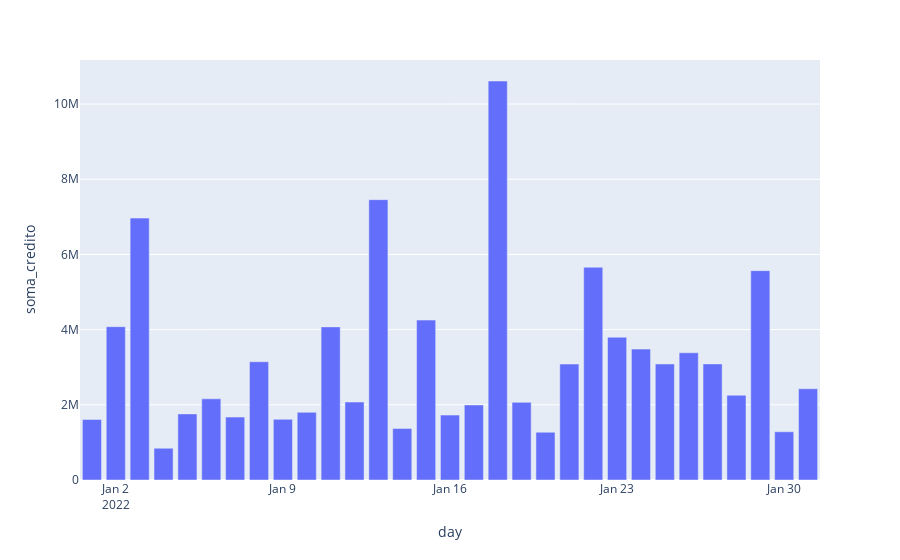

This figure's notebook cell:
### Code cell
#plot = sns.barplot(data = df, x = 'day', y = 'soma_credito')
#rotate = plt.xticks(rotation=45)
fig = px.bar(df, x = 'day', y = 'soma_credito')
fig.show()

### Figure 1 — Plotly figure (JSON) as saved in the notebook; plotly's stock layout.template omitted (floating-point values rounded to 4 significant figures)
{"data": [{"alignmentgroup": "True", "hovertemplate": "day=%{x}<br>soma_credito=%{y}<extra></extra>", "legendgroup": "", "marker": {"color": "#636efa", "pattern": {"shape": ""}}, "name": "", "offsetgroup": "", "orientation": "v", "showlegend": false, "textposition": "auto", "type": "bar", "x": ["2022-01-01", "2022-01-02", "2022-01-03", "2022-01-04", "2022-01-05", "2022-01-06", "2022-01-07", "2022-01-08", "2022-01-09", "2022-01-10", "2022-01-11", "2022-01-12", "2022-01-13", "2022-01-14", "2022-01-15", "2022-01-16", "2022-01-17", "2022-01-18", "2022-01-19", "2022-01-20", "2022-01-21", "2022-01-22", "2022-01-23", "2022-01-24", "2022-01-25", "2022-01-26", "2022-01-27", "2022-01-28", "2022-01-29", "2022-01-30", "2022-01-31"], "xaxis": "x", "y": [1610289, 4078285, 6966696, 844524, 1758265, 2159101, 1673704, 3145532, 1614016, 1799829, 4072640, 2073952, 7457160, 1369384, 4253768, 1726943, 1996821, 10613363, 2065893, 1270421, 3083605, 5659400, 3797301, 3481354, 3085913, 3384301, 3088155, 2253628, 5568600, 1283824, 2426672], "yaxis": "y"}], "layout": {"autosize": true, "barmode": "relative", "legend": {"tracegroupgap": 0}, "margin": {"t": 60}, "xaxis": {"anchor": "y", "autorange": true, "domain": [0, 1], "range": ["2021-12-31 12:00", "2022-01-31 12:00"], "title": {"text": "day"}, "type": "date"}, "yaxis": {"anchor": "x", "autorange": true, "domain": [0, 1], "range": [0, 11170000.0], "title": {"text": "soma_credito"}, "type": "linear"}}}
